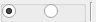
<?xml version="1.0" encoding="UTF-8"?>
<ui version="4.0">
 <class>QG_ArcOptions</class>
 <widget class="QWidget" name="QG_ArcOptions">
  <property name="geometry">
   <rect>
    <x>0</x>
    <y>0</y>
    <width>90</width>
    <height>22</height>
   </rect>
  </property>
  <property name="sizePolicy">
   <sizepolicy hsizetype="Fixed" vsizetype="Fixed">
    <horstretch>0</horstretch>
    <verstretch>0</verstretch>
   </sizepolicy>
  </property>
  <property name="minimumSize">
   <size>
    <width>96</width>
    <height>22</height>
   </size>
  </property>
  <property name="windowTitle">
   <string>Arc Options</string>
  </property>
  <widget class="QGroupBox" name="buttonGroup1">
   <property name="geometry">
    <rect>
     <x>0</x>
     <y>0</y>
     <width>86</width>
     <height>23</height>
    </rect>
   </property>
   <property name="sizePolicy">
    <sizepolicy hsizetype="Preferred" vsizetype="Preferred">
     <horstretch>0</horstretch>
     <verstretch>0</verstretch>
    </sizepolicy>
   </property>
   <property name="title">
    <string/>
   </property>
   <property name="flat">
    <bool>true</bool>
   </property>
   <property name="lineWidth" stdset="0">
    <number>0</number>
   </property>
   <widget class="QRadioButton" name="rbNeg">
    <property name="geometry">
     <rect>
      <x>44</x>
      <y>2</y>
      <width>41</width>
      <height>19</height>
     </rect>
    </property>
    <property name="toolTip">
     <string>Counter Clockwise</string>
    </property>
    <property name="text">
     <string/>
    </property>
    <property name="icon">
     <iconset resource="../../../res/extui/extui.qrc">
      <normaloff>:/extui/dirneg.png</normaloff>:/extui/dirneg.png</iconset>
    </property>
   </widget>
   <widget class="QRadioButton" name="rbPos">
    <property name="geometry">
     <rect>
      <x>2</x>
      <y>2</y>
      <width>41</width>
      <height>19</height>
     </rect>
    </property>
    <property name="toolTip">
     <string>Clockwise</string>
    </property>
    <property name="text">
     <string/>
    </property>
    <property name="icon">
     <iconset resource="../../../res/extui/extui.qrc">
      <normaloff>:/extui/dirpos.png</normaloff>:/extui/dirpos.png</iconset>
    </property>
    <property name="checked">
     <bool>true</bool>
    </property>
   </widget>
  </widget>
  <widget class="Line" name="sep1">
   <property name="geometry">
    <rect>
     <x>88</x>
     <y>2</y>
     <width>6</width>
     <height>19</height>
    </rect>
   </property>
   <property name="sizePolicy">
    <sizepolicy hsizetype="Fixed" vsizetype="Minimum">
     <horstretch>0</horstretch>
     <verstretch>0</verstretch>
    </sizepolicy>
   </property>
   <property name="frameShape">
    <enum>QFrame::VLine</enum>
   </property>
   <property name="frameShadow">
    <enum>QFrame::Sunken</enum>
   </property>
  </widget>
 </widget>
 <layoutdefault spacing="6" margin="11"/>
 <resources>
  <include location="../../../res/extui/extui.qrc"/>
 </resources>
 <connections>
  <connection>
   <sender>rbPos</sender>
   <signal>toggled(bool)</signal>
   <receiver>QG_ArcOptions</receiver>
   <slot>updateDirection(bool)</slot>
   <hints>
    <hint type="sourcelabel">
     <x>20</x>
     <y>20</y>
    </hint>
    <hint type="destinationlabel">
     <x>20</x>
     <y>20</y>
    </hint>
   </hints>
  </connection>
  <connection>
   <sender>rbNeg</sender>
   <signal>toggled(bool)</signal>
   <receiver>QG_ArcOptions</receiver>
   <slot>updateDirection(bool)</slot>
   <hints>
    <hint type="sourcelabel">
     <x>20</x>
     <y>20</y>
    </hint>
    <hint type="destinationlabel">
     <x>20</x>
     <y>20</y>
    </hint>
   </hints>
  </connection>
 </connections>
</ui>
